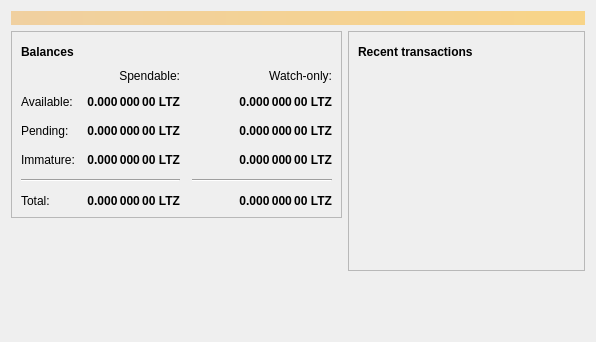
<?xml version="1.0" encoding="UTF-8"?>
<ui version="4.0">
 <class>OverviewPage</class>
 <widget class="QWidget" name="OverviewPage">
  <property name="geometry">
   <rect>
    <x>0</x>
    <y>0</y>
    <width>596</width>
    <height>342</height>
   </rect>
  </property>
  <property name="windowTitle">
   <string>Form</string>
  </property>
  <layout class="QVBoxLayout" name="topLayout">
   <item>
    <widget class="QLabel" name="labelAlerts">
     <property name="visible">
      <bool>false</bool>
     </property>
     <property name="styleSheet">
      <string notr="true">QLabel { background-color: qlineargradient(x1: 0, y1: 0, x2: 1, y2: 0, stop:0 #F0D0A0, stop:1 #F8D488); color:#000000; }</string>
     </property>
     <property name="wordWrap">
      <bool>true</bool>
     </property>
     <property name="margin">
      <number>3</number>
     </property>
     <property name="textInteractionFlags">
      <set>Qt::TextSelectableByMouse</set>
     </property>
    </widget>
   </item>
   <item>
    <layout class="QHBoxLayout" name="horizontalLayout" stretch="1,1">
     <item>
      <layout class="QVBoxLayout" name="verticalLayout_2">
       <item>
        <widget class="QFrame" name="frame">
         <property name="frameShape">
          <enum>QFrame::StyledPanel</enum>
         </property>
         <property name="frameShadow">
          <enum>QFrame::Raised</enum>
         </property>
         <layout class="QVBoxLayout" name="verticalLayout_4">
          <item>
           <layout class="QHBoxLayout" name="horizontalLayout_4">
            <item>
             <widget class="QLabel" name="label_5">
              <property name="font">
               <font>
                <weight>75</weight>
                <bold>true</bold>
               </font>
              </property>
              <property name="text">
               <string>Balances</string>
              </property>
             </widget>
            </item>
            <item>
             <widget class="QPushButton" name="labelWalletStatus">
              <property name="enabled">
               <bool>true</bool>
              </property>
              <property name="maximumSize">
               <size>
                <width>30</width>
                <height>16777215</height>
               </size>
              </property>
              <property name="toolTip">
               <string>The displayed information may be out of date. Your wallet automatically synchronizes with the LitecoinZ network after a connection is established, but this process has not completed yet.</string>
              </property>
              <property name="text">
               <string/>
              </property>
              <property name="icon">
               <iconset resource="../bitcoin.qrc">
                <normaloff>:/icons/warning</normaloff>
                <disabledoff>:/icons/warning</disabledoff>:/icons/warning</iconset>
              </property>
              <property name="iconSize">
               <size>
                <width>24</width>
                <height>24</height>
               </size>
              </property>
              <property name="flat">
               <bool>true</bool>
              </property>
             </widget>
            </item>
            <item>
             <spacer name="horizontalSpacer_3">
              <property name="orientation">
               <enum>Qt::Horizontal</enum>
              </property>
              <property name="sizeHint" stdset="0">
               <size>
                <width>40</width>
                <height>20</height>
               </size>
              </property>
             </spacer>
            </item>
           </layout>
          </item>
          <item>
           <layout class="QGridLayout" name="gridLayout">
            <property name="spacing">
             <number>12</number>
            </property>
            <item row="2" column="2">
             <widget class="QLabel" name="labelWatchPending">
              <property name="font">
               <font>
                <weight>75</weight>
                <bold>true</bold>
               </font>
              </property>
              <property name="cursor">
               <cursorShape>IBeamCursor</cursorShape>
              </property>
              <property name="toolTip">
               <string>Unconfirmed transactions to watch-only addresses</string>
              </property>
              <property name="text">
               <string notr="true">0.000 000 00 LTZ</string>
              </property>
              <property name="alignment">
               <set>Qt::AlignRight|Qt::AlignTrailing|Qt::AlignVCenter</set>
              </property>
              <property name="textInteractionFlags">
               <set>Qt::LinksAccessibleByMouse|Qt::TextSelectableByKeyboard|Qt::TextSelectableByMouse</set>
              </property>
             </widget>
            </item>
            <item row="2" column="1">
             <widget class="QLabel" name="labelUnconfirmed">
              <property name="font">
               <font>
                <weight>75</weight>
                <bold>true</bold>
               </font>
              </property>
              <property name="cursor">
               <cursorShape>IBeamCursor</cursorShape>
              </property>
              <property name="toolTip">
               <string>Total of transactions that have yet to be confirmed, and do not yet count toward the spendable balance</string>
              </property>
              <property name="text">
               <string notr="true">0.000 000 00 LTZ</string>
              </property>
              <property name="alignment">
               <set>Qt::AlignRight|Qt::AlignTrailing|Qt::AlignVCenter</set>
              </property>
              <property name="textInteractionFlags">
               <set>Qt::LinksAccessibleByMouse|Qt::TextSelectableByKeyboard|Qt::TextSelectableByMouse</set>
              </property>
             </widget>
            </item>
            <item row="3" column="2">
             <widget class="QLabel" name="labelWatchImmature">
              <property name="font">
               <font>
                <weight>75</weight>
                <bold>true</bold>
               </font>
              </property>
              <property name="cursor">
               <cursorShape>IBeamCursor</cursorShape>
              </property>
              <property name="toolTip">
               <string>Mined balance in watch-only addresses that has not yet matured</string>
              </property>
              <property name="text">
               <string notr="true">0.000 000 00 LTZ</string>
              </property>
              <property name="alignment">
               <set>Qt::AlignRight|Qt::AlignTrailing|Qt::AlignVCenter</set>
              </property>
              <property name="textInteractionFlags">
               <set>Qt::LinksAccessibleByMouse|Qt::TextSelectableByKeyboard|Qt::TextSelectableByMouse</set>
              </property>
             </widget>
            </item>
            <item row="4" column="0" colspan="2">
             <widget class="Line" name="line">
              <property name="orientation">
               <enum>Qt::Horizontal</enum>
              </property>
             </widget>
            </item>
            <item row="4" column="2">
             <widget class="Line" name="lineWatchBalance">
              <property name="sizePolicy">
               <sizepolicy hsizetype="Preferred" vsizetype="Fixed">
                <horstretch>0</horstretch>
                <verstretch>0</verstretch>
               </sizepolicy>
              </property>
              <property name="minimumSize">
               <size>
                <width>140</width>
                <height>0</height>
               </size>
              </property>
              <property name="orientation">
               <enum>Qt::Horizontal</enum>
              </property>
             </widget>
            </item>
            <item row="5" column="0">
             <widget class="QLabel" name="labelTotalText">
              <property name="text">
               <string>Total:</string>
              </property>
             </widget>
            </item>
            <item row="3" column="1">
             <widget class="QLabel" name="labelImmature">
              <property name="font">
               <font>
                <weight>75</weight>
                <bold>true</bold>
               </font>
              </property>
              <property name="cursor">
               <cursorShape>IBeamCursor</cursorShape>
              </property>
              <property name="toolTip">
               <string>Mined balance that has not yet matured</string>
              </property>
              <property name="text">
               <string notr="true">0.000 000 00 LTZ</string>
              </property>
              <property name="alignment">
               <set>Qt::AlignRight|Qt::AlignTrailing|Qt::AlignVCenter</set>
              </property>
              <property name="textInteractionFlags">
               <set>Qt::LinksAccessibleByMouse|Qt::TextSelectableByKeyboard|Qt::TextSelectableByMouse</set>
              </property>
             </widget>
            </item>
            <item row="2" column="3">
             <spacer name="horizontalSpacer_2">
              <property name="orientation">
               <enum>Qt::Horizontal</enum>
              </property>
              <property name="sizeHint" stdset="0">
               <size>
                <width>40</width>
                <height>20</height>
               </size>
              </property>
             </spacer>
            </item>
            <item row="3" column="0">
             <widget class="QLabel" name="labelImmatureText">
              <property name="text">
               <string>Immature:</string>
              </property>
             </widget>
            </item>
            <item row="5" column="1">
             <widget class="QLabel" name="labelTotal">
              <property name="font">
               <font>
                <weight>75</weight>
                <bold>true</bold>
               </font>
              </property>
              <property name="cursor">
               <cursorShape>IBeamCursor</cursorShape>
              </property>
              <property name="toolTip">
               <string>Your current total balance</string>
              </property>
              <property name="text">
               <string notr="true">0.000 000 00 LTZ</string>
              </property>
              <property name="alignment">
               <set>Qt::AlignRight|Qt::AlignTrailing|Qt::AlignVCenter</set>
              </property>
              <property name="textInteractionFlags">
               <set>Qt::LinksAccessibleByMouse|Qt::TextSelectableByKeyboard|Qt::TextSelectableByMouse</set>
              </property>
             </widget>
            </item>
            <item row="5" column="2">
             <widget class="QLabel" name="labelWatchTotal">
              <property name="font">
               <font>
                <weight>75</weight>
                <bold>true</bold>
               </font>
              </property>
              <property name="cursor">
               <cursorShape>IBeamCursor</cursorShape>
              </property>
              <property name="toolTip">
               <string>Current total balance in watch-only addresses</string>
              </property>
              <property name="text">
               <string notr="true">0.000 000 00 LTZ</string>
              </property>
              <property name="alignment">
               <set>Qt::AlignRight|Qt::AlignTrailing|Qt::AlignVCenter</set>
              </property>
              <property name="textInteractionFlags">
               <set>Qt::LinksAccessibleByMouse|Qt::TextSelectableByKeyboard|Qt::TextSelectableByMouse</set>
              </property>
             </widget>
            </item>
            <item row="0" column="2">
             <widget class="QLabel" name="labelWatchonly">
              <property name="text">
               <string>Watch-only:</string>
              </property>
              <property name="alignment">
               <set>Qt::AlignRight|Qt::AlignTrailing|Qt::AlignVCenter</set>
              </property>
             </widget>
            </item>
            <item row="1" column="0">
             <widget class="QLabel" name="labelBalanceText">
              <property name="text">
               <string>Available:</string>
              </property>
             </widget>
            </item>
            <item row="1" column="1">
             <widget class="QLabel" name="labelBalance">
              <property name="font">
               <font>
                <weight>75</weight>
                <bold>true</bold>
               </font>
              </property>
              <property name="cursor">
               <cursorShape>IBeamCursor</cursorShape>
              </property>
              <property name="toolTip">
               <string>Your current spendable balance</string>
              </property>
              <property name="text">
               <string notr="true">0.000 000 00 LTZ</string>
              </property>
              <property name="alignment">
               <set>Qt::AlignRight|Qt::AlignTrailing|Qt::AlignVCenter</set>
              </property>
              <property name="textInteractionFlags">
               <set>Qt::LinksAccessibleByMouse|Qt::TextSelectableByKeyboard|Qt::TextSelectableByMouse</set>
              </property>
             </widget>
            </item>
            <item row="1" column="2">
             <widget class="QLabel" name="labelWatchAvailable">
              <property name="font">
               <font>
                <weight>75</weight>
                <bold>true</bold>
               </font>
              </property>
              <property name="cursor">
               <cursorShape>IBeamCursor</cursorShape>
              </property>
              <property name="toolTip">
               <string>Your current balance in watch-only addresses</string>
              </property>
              <property name="text">
               <string notr="true">0.000 000 00 LTZ</string>
              </property>
              <property name="alignment">
               <set>Qt::AlignRight|Qt::AlignTrailing|Qt::AlignVCenter</set>
              </property>
              <property name="textInteractionFlags">
               <set>Qt::LinksAccessibleByMouse|Qt::TextSelectableByKeyboard|Qt::TextSelectableByMouse</set>
              </property>
             </widget>
            </item>
            <item row="2" column="0">
             <widget class="QLabel" name="labelPendingText">
              <property name="text">
               <string>Pending:</string>
              </property>
             </widget>
            </item>
            <item row="0" column="1">
             <widget class="QLabel" name="labelSpendable">
              <property name="text">
               <string>Spendable:</string>
              </property>
              <property name="alignment">
               <set>Qt::AlignRight|Qt::AlignTrailing|Qt::AlignVCenter</set>
              </property>
             </widget>
            </item>
           </layout>
          </item>
         </layout>
        </widget>
       </item>
       <item>
        <spacer name="verticalSpacer">
         <property name="orientation">
          <enum>Qt::Vertical</enum>
         </property>
         <property name="sizeHint" stdset="0">
          <size>
           <width>20</width>
           <height>40</height>
          </size>
         </property>
        </spacer>
       </item>
      </layout>
     </item>
     <item>
      <layout class="QVBoxLayout" name="verticalLayout_3">
       <item>
        <widget class="QFrame" name="frame_2">
         <property name="frameShape">
          <enum>QFrame::StyledPanel</enum>
         </property>
         <property name="frameShadow">
          <enum>QFrame::Raised</enum>
         </property>
         <layout class="QVBoxLayout" name="verticalLayout">
          <item>
           <layout class="QHBoxLayout" name="horizontalLayout_2">
            <item>
             <widget class="QLabel" name="label_4">
              <property name="font">
               <font>
                <weight>75</weight>
                <bold>true</bold>
               </font>
              </property>
              <property name="text">
               <string>Recent transactions</string>
              </property>
             </widget>
            </item>
            <item>
             <widget class="QPushButton" name="labelTransactionsStatus">
              <property name="enabled">
               <bool>true</bool>
              </property>
              <property name="maximumSize">
               <size>
                <width>30</width>
                <height>16777215</height>
               </size>
              </property>
              <property name="toolTip">
               <string>The displayed information may be out of date. Your wallet automatically synchronizes with the LitecoinZ network after a connection is established, but this process has not completed yet.</string>
              </property>
              <property name="text">
               <string/>
              </property>
              <property name="icon">
               <iconset resource="../bitcoin.qrc">
                <normaloff>:/icons/warning</normaloff>
                <disabledoff>:/icons/warning</disabledoff>:/icons/warning</iconset>
              </property>
              <property name="iconSize">
               <size>
                <width>24</width>
                <height>24</height>
               </size>
              </property>
              <property name="flat">
               <bool>true</bool>
              </property>
             </widget>
            </item>
            <item>
             <spacer name="horizontalSpacer">
              <property name="orientation">
               <enum>Qt::Horizontal</enum>
              </property>
              <property name="sizeHint" stdset="0">
               <size>
                <width>40</width>
                <height>20</height>
               </size>
              </property>
             </spacer>
            </item>
           </layout>
          </item>
          <item>
           <widget class="QListView" name="listTransactions">
            <property name="styleSheet">
             <string notr="true">QListView { background: transparent; }</string>
            </property>
            <property name="frameShape">
             <enum>QFrame::NoFrame</enum>
            </property>
            <property name="verticalScrollBarPolicy">
             <enum>Qt::ScrollBarAlwaysOff</enum>
            </property>
            <property name="horizontalScrollBarPolicy">
             <enum>Qt::ScrollBarAlwaysOff</enum>
            </property>
            <property name="selectionMode">
             <enum>QAbstractItemView::NoSelection</enum>
            </property>
           </widget>
          </item>
         </layout>
        </widget>
       </item>
       <item>
        <spacer name="verticalSpacer_2">
         <property name="orientation">
          <enum>Qt::Vertical</enum>
         </property>
         <property name="sizeHint" stdset="0">
          <size>
           <width>20</width>
           <height>40</height>
          </size>
         </property>
        </spacer>
       </item>
      </layout>
     </item>
    </layout>
   </item>
  </layout>
 </widget>
 <resources/>
 <connections/>
</ui>
